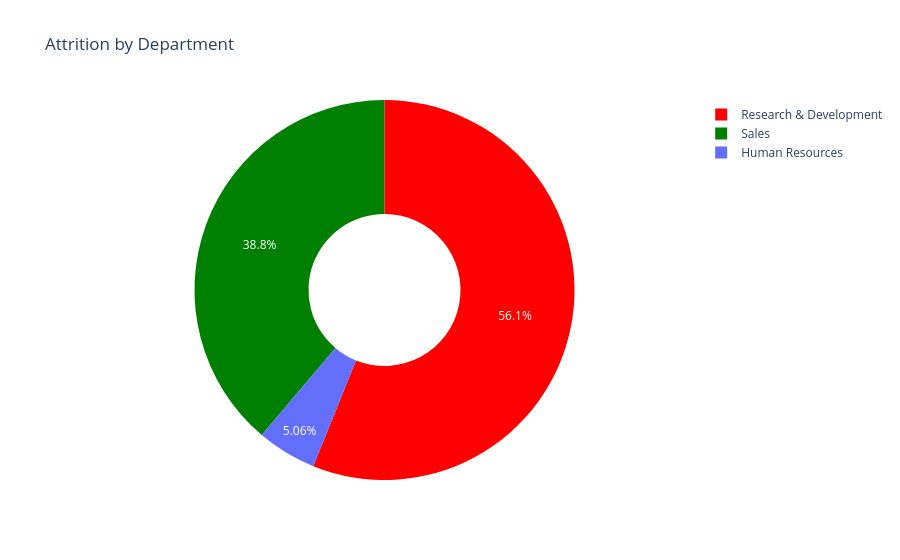

Here is the notebook cell this chart was saved with:
### Code cell
# Create a donut chart
fig = go.Figure(data=[go.Pie(
labels=attr_by_dept['Department'],
values=attr_by_dept['Count'],
hole=0.4,
marker=dict(colors=['red', 'green']),
textposition='inside'

)])

# Update the Layout
fig.update_layout(title='Attrition by Department')

# Show the chart
fig.show()

### Figure 1 — Plotly figure (JSON) as saved in the notebook; plotly's stock layout.template omitted (floating-point values rounded to 4 significant figures)
{"data": [{"hole": 0.4, "labels": ["Research & Development", "Sales", "Human Resources"], "marker": {"colors": ["red", "green"]}, "textposition": "inside", "type": "pie", "values": [133, 92, 12]}], "layout": {"title": {"text": "Attrition by Department"}}}
